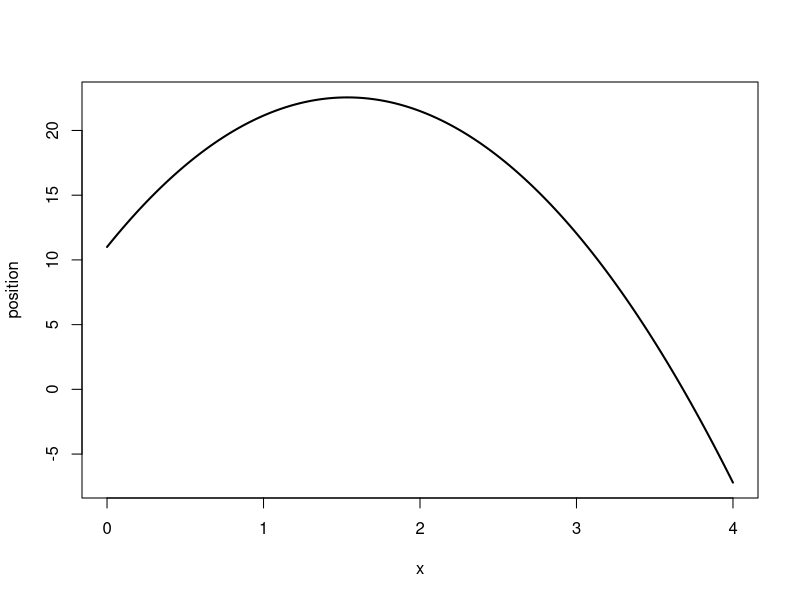
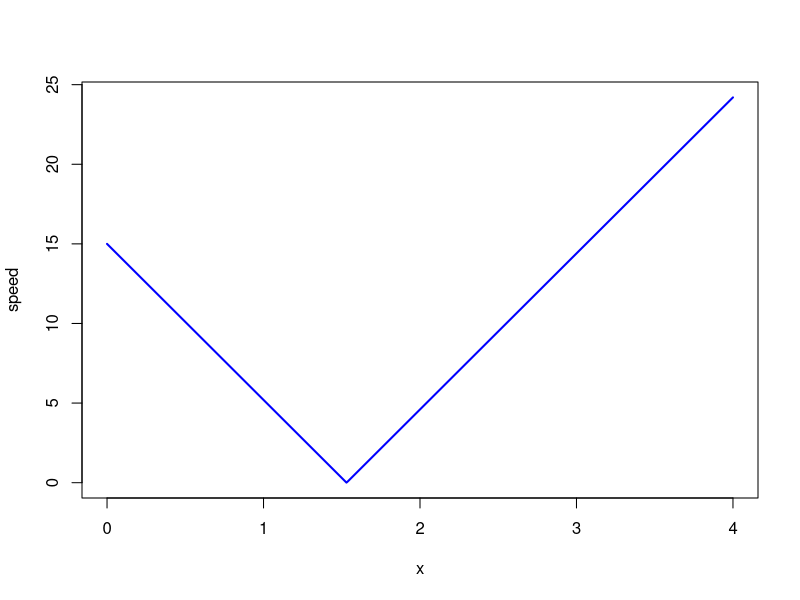

Here is the R script that generated these plots, in order:

# Simulation of fall of ball
# Introduction to Computational Science -- Shiflet & Shiflet 
# Module 4.1, example 1, p.115
# R solution by Stephen Davies, University of Mary Washington

# Set up our time increment and our vector (array) of x (time) values
deltaX = 0.01                   # s
x = seq(0,4,deltaX)             # s

# Constants
accelGrav = -9.8                # m/s^2

# Set up our stock variables and initial conditions
velocity = vector(length=length(x))
velocity[1] = 15    # m/s
position = vector(length=length(x))
position[1] = 11    # m


# Loop a standard number of times, starting with i=2 since we've already
# set up the simulation's initial conditions at i=1.
for (i in 2:length(x)) {
    velocity[i] = velocity[i-1] + accelGrav * deltaX
    positionPrime = velocity[i-1]
    position[i] = position[i-1] + positionPrime * deltaX
}

speed = abs(velocity)

par(mfrow=c(1,1))
plot(x,position,type="l",col="black",lwd=2)
plot(x,speed,type="l",col="blue",lwd=2)
